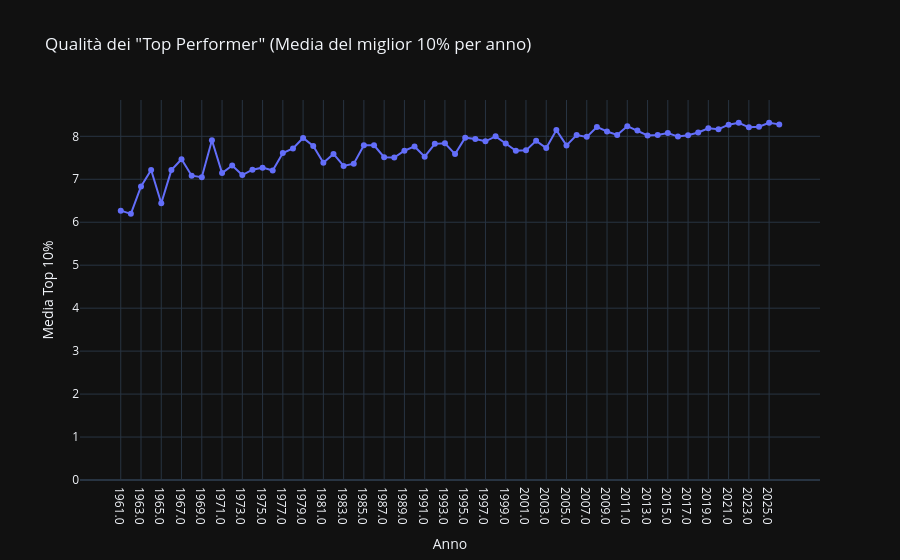

This figure's notebook cell:
### Code cell
fig.update_yaxes(rangemode="tozero")
fig.write_html('../../graphs/topPerformer.html')
fig.show()

### Figure 1 — Plotly figure (JSON) as saved in the notebook; plotly's stock layout.template omitted (floating-point values rounded to 4 significant figures)
{"data": [{"hovertemplate": "Anno=%{x}<br>Media Top 10%=%{y}<extra></extra>", "legendgroup": "", "line": {"color": "#636efa", "dash": "solid"}, "marker": {"symbol": "circle"}, "mode": "lines+markers", "name": "", "orientation": "v", "showlegend": false, "x": ["1961.0", "1962.0", "1963.0", "1964.0", "1965.0", "1966.0", "1967.0", "1968.0", "1969.0", "1970.0", "1971.0", "1972.0", "1973.0", "1974.0", "1975.0", "1976.0", "1977.0", "1978.0", "1979.0", "1980.0", "1981.0", "1982.0", "1983.0", "1984.0", "1985.0", "1986.0", "1987.0", "1988.0", "1989.0", "1990.0", "1991.0", "1992.0", "1993.0", "1994.0", "1995.0", "1996.0", "1997.0", "1998.0", "1999.0", "2000.0", "2001.0", "2002.0", "2003.0", "2004.0", "2005.0", "2006.0", "2007.0", "2008.0", "2009.0", "2010.0", "2011.0", "2012.0", "2013.0", "2014.0", "2015.0", "2016.0", "2017.0", "2018.0", "2019.0", "2020.0", "2021.0", "2022.0", "2023.0", "2024.0", "2025.0", "2026.0"], "xaxis": "x", "y": [6.269, 6.196, 6.831, 7.217, 6.444, 7.213, 7.466, 7.083, 7.048, 7.907, 7.145, 7.32, 7.099, 7.222, 7.271, 7.204, 7.611, 7.717, 7.962, 7.777, 7.384, 7.589, 7.31, 7.364, 7.79, 7.79, 7.515, 7.506, 7.664, 7.764, 7.527, 7.824, 7.839, 7.586, 7.968, 7.939, 7.884, 8.0, 7.832, 7.663, 7.673, 7.894, 7.728, 8.144, 7.788, 8.03, 7.987, 8.218, 8.112, 8.032, 8.235, 8.133, 8.02, 8.029, 8.077, 7.993, 8.024, 8.089, 8.185, 8.164, 8.271, 8.316, 8.21, 8.222, 8.315, 8.278], "yaxis": "y", "type": "scatter"}], "layout": {"xaxis": {"anchor": "y", "domain": [0.0, 1.0], "title": {"text": "Anno"}}, "yaxis": {"anchor": "x", "domain": [0.0, 1.0], "title": {"text": "Media Top 10%"}, "rangemode": "tozero"}, "legend": {"tracegroupgap": 0}, "title": {"text": "Qualità dei \"Top Performer\" (Media del miglior 10% per anno)"}}}
